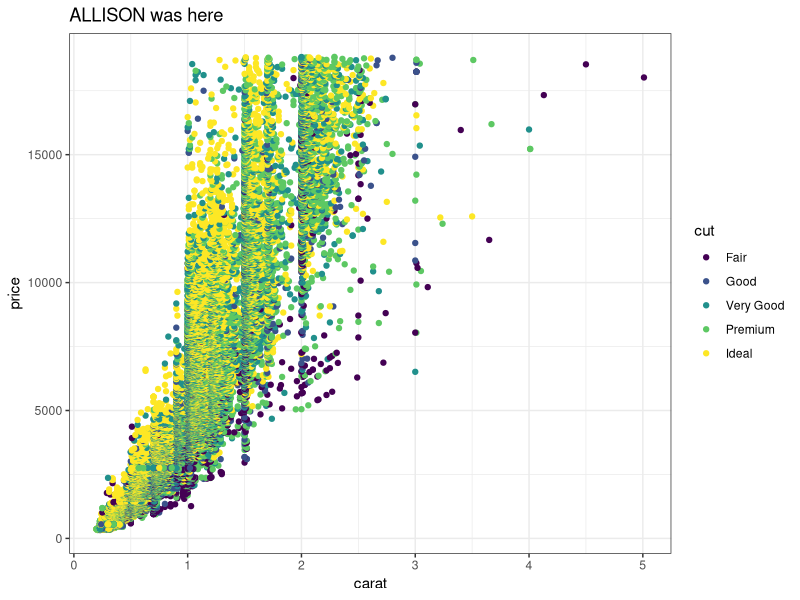
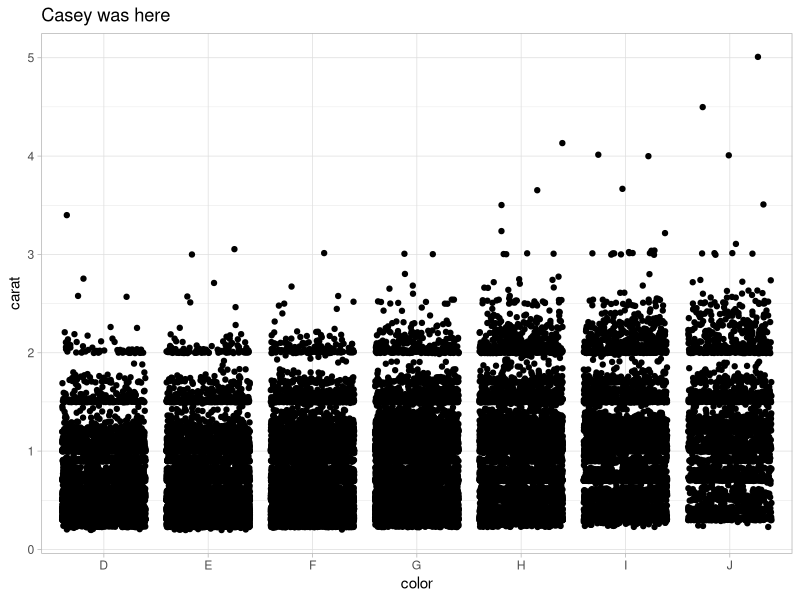
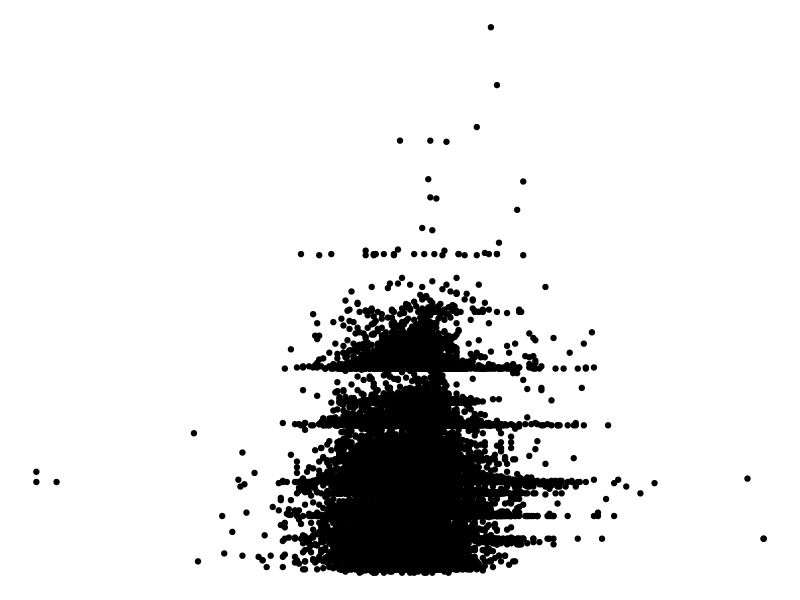

Write the R code that produced these figures, in order.
## ---- chunk 1
knitr::opts_chunk$set(echo = TRUE)
library(tidyverse)
## ---- chunk 2
# Partner 1: 
# Run the code below to see the original graph
# Change the code below to make the point color change based on 'cut', and update the theme to theme_bw(). Update the title to include your first name. 

ggplot(data = diamonds, aes(x = carat, y = price)) +
  geom_point(aes(color = cut)) +
  theme_bw() +
  labs(title = "ALLISON was here")
## ---- chunk 3
# Partner 2: 
# Run the code below to see the original graph
# Change the code below to make the geom a geom_jitter, and update the theme to theme_light. Update the title to include your first name. 

ggplot(data = diamonds, aes(x = color, y = carat)) +
  geom_jitter() +
  theme_light() +
  labs(title = "Casey was here")
## ---- chunk 4
ggplot(data = diamonds, aes(x = depth, y = carat)) +
  geom_point() +
  theme_void()
## ---- chunk 5
